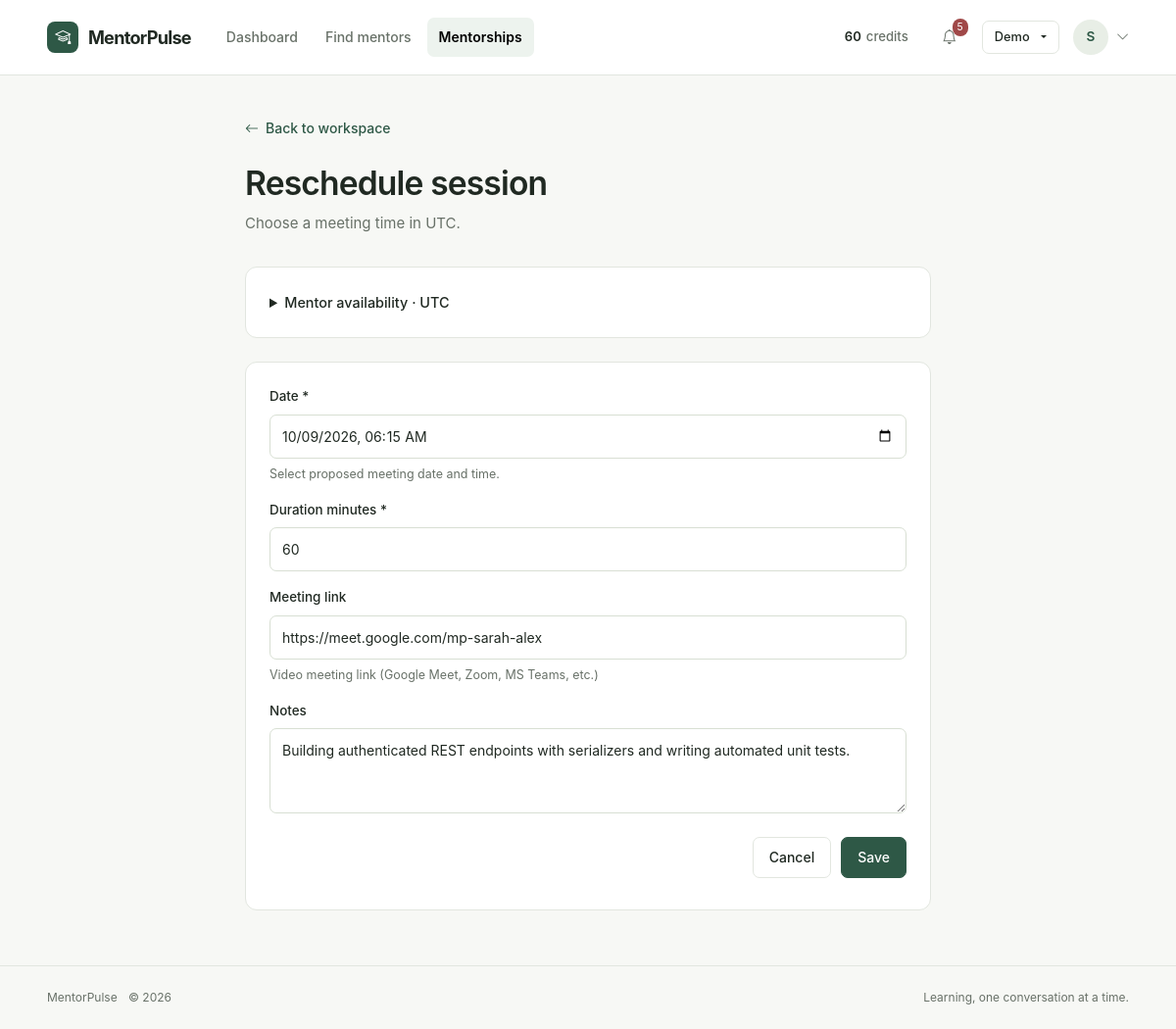
/mentorships/sessions/2/edit/ (signed in), run on the app's committed database.
### gamification/models.py (models this page shows, shortened)
class Credit(models.Model):
    user = models.OneToOneField(User, on_delete=models.CASCADE, related_name='credit')
    balance = models.IntegerField(default=50)
    updated_at = models.DateTimeField(auto_now=True)
    class Meta:
        constraints = [models.CheckConstraint(condition=models.Q(balance__gte=0), name='credit_balance_nonnegative')]

### accounts/models.py (models this page shows, shortened)
class Profile(models.Model):
    EXPERIENCE_CHOICES = [
        ('Beginner', 'Beginner'),
        ('Intermediate', 'Intermediate'),
        ('Advanced', 'Advanced'),
        ('Expert', 'Expert'),
    ]
    AVAILABILITY_CHOICES = [
        ('Weekdays', 'Weekdays'),
        ('Weekends', 'Weekends'),
        ('Flexible', 'Flexible / Evenings'),
    ]
    user = models.OneToOneField(User, on_delete=models.CASCADE, related_name='profile')
    skills = models.ManyToManyField(Skill, blank=True, related_name='profiles')
    learning_skills = models.ManyToManyField(Skill, blank=True, related_name='learning_profiles')
    timezone = models.CharField(max_length=64, default='UTC')
    portfolio_url = models.URLField(blank=True)
    mentor_capacity = models.PositiveSmallIntegerField(default=5, validators=[MinValueValidator(1), MaxValueValidator(50)])
    mentor_verified = models.BooleanField(default=False)
    verification_requested = models.BooleanField(default=False)
    verification_evidence = models.TextField(blank=True)
    email_verified = models.BooleanField(default=False)
    goals = models.TextField(blank=True, help_text="Learning or mentoring objectives")
    experience_level = models.CharField(max_length=20, choices=EXPERIENCE_CHOICES, default='Beginner')
    availability = models.CharField(max_length=50, choices=AVAILABILITY_CHOICES, default='Flexible')
    skill_score = models.FloatField(default=0.0)
    bio = models.TextField(blank=True)
    @property
    def is_mentor(self):
        return self.user.role_assignments.filter(role='Mentor', end_time__isnull=True).exists()
    @property
    def is_learner(self):
        return self.user.role_assignments.filter(role='Learner', end_time__isnull=True).exists()

### mentorship/models.py (models this page shows, shortened)
class Mentorship(models.Model):
    STATUS_CHOICES = [
        ('PENDING', 'Pending Approval'),
        ('ACTIVE', 'Active Mentorship'),
        ('COMPLETED', 'Completed'),
        ('REJECTED', 'Rejected'),
        ('CANCELLED', 'Cancelled'),
    ]
    mentor = models.ForeignKey(User, on_delete=models.CASCADE, related_name='mentor_mentorships')
    learner = models.ForeignKey(User, on_delete=models.CASCADE, related_name='learner_mentorships')
    start_date = models.DateField(auto_now_add=True)
    end_date = models.DateField(null=True, blank=True)
    status = models.CharField(max_length=20, choices=STATUS_CHOICES, default='PENDING')
    goals = models.TextField(help_text="Target learning objectives and focus areas")
    is_priority = models.BooleanField(default=False, help_text="Priority queue status")
    certificate_id = models.UUIDField(null=True, blank=True, unique=True, editable=False)
    certificate_data = models.JSONField(default=dict, blank=True, editable=False)
    class Meta:
        ordering = ['-is_priority', '-id']
        constraints = [
            models.UniqueConstraint(fields=['mentor', 'learner'], condition=models.Q(status__in=['PENDING', 'ACTIVE']), name='one_open_mentorship_per_pair'),
            models.CheckConstraint(condition=~models.Q(mentor=models.F('learner')), name='mentorship_different_participants'),
        ]

class Session(models.Model):
    mentorship = models.ForeignKey(Mentorship, on_delete=models.CASCADE, related_name='sessions')
    date = models.DateTimeField()
    meeting_link = models.URLField(blank=True, help_text="Google Meet or Zoom URL")
    notes = models.TextField(blank=True, help_text="Meeting agenda or follow-up notes")
    is_completed = models.BooleanField(default=False)
    duration_minutes = models.PositiveSmallIntegerField(default=60, validators=[MinValueValidator(15), MaxValueValidator(240)])
    is_cancelled = models.BooleanField(default=False)
    reminder_sent_at = models.DateTimeField(null=True, blank=True)
    class Meta:
        ordering = ['date']

### mentorship/views.py (the view)
# urls.py: path('sessions/<int:session_id>/edit/', views.session_edit_view, name='session_edit'),
@login_required
def session_edit_view(request, session_id):
    session = get_object_or_404(Session.objects.select_related('mentorship'), pk=session_id)
    return session_editor(request, session.mentorship, session)

### accounts/context_processors.py (called while the page is built)
def demo_accounts(request):
    if not settings.DEBUG:
        return {'is_debug': False, 'demo_users_by_role': {}}
    active_users = User.objects.filter(is_active=True).select_related('profile').prefetch_related('role_assignments').order_by('id')
    admins = []
    mentors = []
    learners = []
    others = []
    for u in active_users:
        if u.is_superuser or u.is_staff:
            admins.append(u)
        elif hasattr(u, 'profile') and u.profile.is_mentor:
            mentors.append(u)
        elif hasattr(u, 'profile') and u.profile.is_learner:
            learners.append(u)
        else:
            others.append(u)
    return {
        'is_debug': settings.DEBUG,
        'demo_users_by_role': {
            'admins': admins,
            'mentors': mentors,
            'learners': learners,
            'others': others,
        },
    }

### mentorship/views.py (called while the page is built, shortened)
def edit_form_response(request, mentorship, form, title):
    return render(request, 'mentorship/edit_item.html', {'form': form, 'title': title, 'mentorship': mentorship,
        'mentor_slots': mentorship.mentor.availability_slots.all()})

def session_editor(request, mentorship, session=None):
    if request.user.pk not in [mentorship.mentor_id, mentorship.learner_id] or mentorship.status != 'ACTIVE':
        return HttpResponseForbidden('Sessions can only be changed by participants in an active mentorship.')
    if session and (session.is_completed or session.is_cancelled):
        return HttpResponseForbidden('Completed or cancelled sessions cannot be edited.')
    form = SessionForm(request.POST if request.method == 'POST' else None, instance=session)
    return edit_form_response(request, mentorship, form, 'Reschedule session' if session else 'Schedule session')

### notifications/context_processors.py (called while the page is built)
def unread_notifications(request):
    if request.user.is_authenticated:
        user_notifications = request.user.notifications.all()
        return {
            'unread_notification_count': user_notifications.filter(is_read=False).count(),
            'navbar_notifications': user_notifications[:5],
        }
    return {
        'unread_notification_count': 0,
        'navbar_notifications': [],
    }

### templates/mentorship/edit_item.html (shortened to what this page needs)
{% extends 'base.html' %}
{% block content %}
<div class="container mp-page"><div class="mx-auto" style="max-width:700px">
    <a class="mp-btn-link mb-4" href="{% url 'mentorship_workspace' mentorship.id %}"><i class="bi bi-arrow-left" aria-hidden="true"></i>Back to workspace</a>
    <header class="mp-page-header"><div><h1>{{ title }}</h1>{% if form.date %}<p>Choose a meeting time in {{ user.profile.timezone }}.</p>{% endif %}</div></header>
    {% if form.date %}<details class="mp-card mp-match-details mb-4"><summary>Mentor availability · {{ mentorship.mentor.profile.timezone }}</summary></details>{% endif %}
    <div class="mp-card"><form method="post" enctype="multipart/form-data" class="mp-simple-form">{% csrf_token %}{% include 'components/form_fields.html' %}<div class="mp-form-actions"><a class="mp-btn mp-btn-secondary" href="{% url 'mentorship_workspace' mentorship.id %}">Cancel</a><button type="submit" class="mp-btn mp-btn-primary">Save</button></div></form></div>
</div></div>
{% endblock %}

### templates/base.html (shortened to what this page needs)
{% load static %}
<!DOCTYPE html>
<html lang="en">
<head>
    <link href="https://cdn.jsdelivr.net/npm/bootstrap@5.3.3/dist/css/bootstrap.min.css" rel="stylesheet">
    <link rel="stylesheet" href="https://cdn.jsdelivr.net/npm/bootstrap-icons@1.11.3/font/bootstrap-icons.min.css">
    <link rel="stylesheet" href="{% static 'css/main.css' %}">
</head>
<body>
    <nav class="mp-navbar navbar navbar-expand-lg" aria-label="Main navigation">
        <div class="container">
            <a class="mp-brand" href="{% if user.is_authenticated %}{% url 'dashboard' %}{% else %}{% url 'login' %}{% endif %}">
                <span class="mp-brand-logo" aria-hidden="true"><i class="bi bi-mortarboard"></i></span>
                <span class="mp-brand-text">MentorPulse</span>
            </a>
            <div class="collapse navbar-collapse" id="navbarMain">
                <ul class="navbar-nav ms-lg-4 me-auto">
                    {% if user.is_authenticated %}<li class="nav-item"><a class="nav-link "  href="{% url 'dashboard' %}">Dashboard</a></li>{% endif %}
                    <li class="nav-item"><a class="nav-link " href="{% url 'mentor_list' %}">Find mentors</a></li>
                    {% if user.is_authenticated %}<li class="nav-item"><a class="nav-link {% if 'mentorship' in request.resolver_match.url_name or 'session_' in request.resolver_match.url_name or 'milestone_' in request.resolver_match.url_name %}active{% endif %}" href="{% url 'mentorship_list' %}">Mentorships</a></li>{% endif %}
                </ul>
                <div class="mp-nav-actions">
                    {% if user.is_authenticated %}
                        <a class="mp-credit-pill" href="{% url 'wallet' %}" aria-label="Wallet, {{ user.credit.balance|default:0 }} credits"><strong>{{ user.credit.balance|default:0 }}</strong> credits</a>
                        {% include 'components/notification_menu.html' %}
                    {% endif %}
                    {% if is_debug and demo_users_by_role %}{% include 'components/demo_menu.html' %}{% endif %}
                    {% if user.is_authenticated %}
                        <div class="dropdown">
                            <button class="mp-user-menu-button" type="button" data-bs-toggle="dropdown" aria-expanded="false" aria-label="Account menu"><span class="mp-user-avatar">{{ user.first_name|default:user.username|slice:':1'|upper }}</span><i class="bi bi-chevron-down small text-muted" aria-hidden="true"></i></button>
                        </div>
                    {% else %}
                        <a href="{% url 'leaderboard' %}" class="mp-btn-link">Community</a>
                        <a href="{% url 'login' %}" class="mp-btn mp-btn-secondary mp-btn-sm">Sign in</a>
                        <a href="{% url 'register' %}" class="mp-btn mp-btn-primary mp-btn-sm">Get started</a>
                    {% endif %}
                </div>
            </div>
        </div>
    </nav>
    <main class="flex-grow-1" id="main-content">{% block content %}{% endblock %}</main>
    <footer class="mp-footer"><div class="container"><span>MentorPulse <span class="ms-2">&copy; 2026</span></span><span>Learning, one conversation at a time.</span></div></footer>
    <div class="toast-container position-fixed bottom-0 end-0 p-3">
    </div>
</body>
</html>

### templates/components/form_fields.html (shortened to what this page needs)
{% for field in form %}
<div class="mb-3">
    {% if field.field.widget.input_type == 'checkbox' %}
        <label class="d-flex align-items-center gap-2">{{ field }} {{ field.label }}</label>
    {% else %}
        <label for="{{ field.id_for_label }}" class="mp-form-label">{{ field.label }}{% if field.field.required %} <span aria-label="required">*</span>{% endif %}</label>
        {{ field }}
    {% endif %}
    {% if field.help_text %}<div class="mp-form-help">{{ field.help_text|safe }}</div>{% endif %}
</div>
{% endfor %}

### data on the page
Mentorship: mentor.profile.timezone "UTC"
Session: form "10/09/2026 06:15" "60" "https://meet.google.com/mp-sarah-alex" "Building authenticated REST endpoints with serializers and writing automated unit tests."

### other printed values
{{ user.credit.balance|default:0 }} "60"
{{ unread_notification_count }} "5"
{{ user.first_name|default:user.username|slice:':1'|upper }} "S"
{{ title }} "Reschedule session"
{{ user.profile.timezone }} "UTC"
{{ field.label }} "Date" "Duration minutes" "Meeting link" "Notes"
{{ field.help_text|safe }} "Select proposed meeting date and time." "Video meeting link (Google Meet, Zoom, MS Teams, etc.)"
